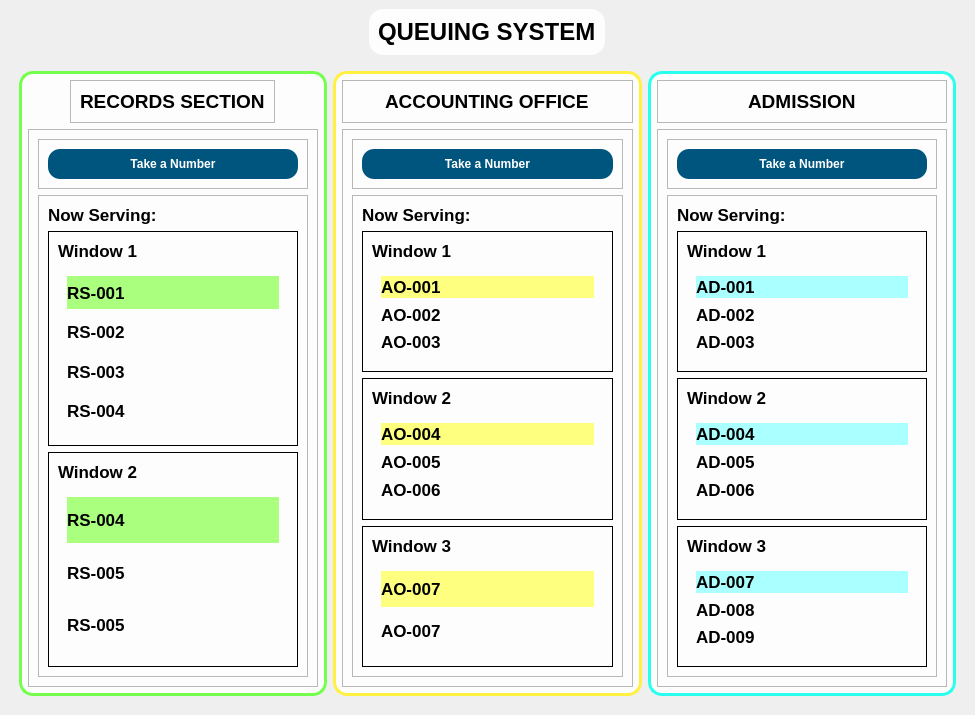
<?xml version="1.0" encoding="UTF-8"?>
<ui version="4.0">
 <class>MainWindow</class>
 <widget class="QMainWindow" name="MainWindow">
  <property name="geometry">
   <rect>
    <x>0</x>
    <y>0</y>
    <width>975</width>
    <height>715</height>
   </rect>
  </property>
  <property name="windowTitle">
   <string>MainWindow</string>
  </property>
  <widget class="QWidget" name="centralwidget">
   <property name="styleSheet">
    <string notr="true">#bottomframe {
	background: transparent;
}
#accounting, #records, #admission, #title{
	background: transparent;
	border-radius: 14px;	
	background-color: rgba(255, 255, 255, 220);
}
#records {
	border: 3px solid  rgb(115, 255, 76);
}
#accounting {
	border: 3px solid rgb(255, 240, 65);
}
#admission {
	border: 3px solid rgb(42, 255, 238);
}

#centralwidget {
	background: url(:/image/aisat-bg.jpg);
	background-position: bottom;
	background-size: cover;
}
#winsactg QLabel, #winsrs QLabel, #adwin QLabel{
	font-size: 17px;
	font-weight: 600;
}
#w1, #w2, #w3, 
#w1_2, #w2_2,
#w1_3, #w2_3, #w3_3 {
	border: 1px solid black;
}
#firstInLine, #firstInLine_2, #firstInLine_3 {	
	background-color: rgb(255, 255, 127);
}
#firstInLine_4, #firstInLine_5, #firstInLine_6 {
	background-color: rgb(170, 255, 255);
}
#firstInLine_7, #firstInLine_8 {
	background-color: rgb(170, 255, 127);
}
QPushButton {
	border: none;
	padding: 8px 0;
	background-color: rgb(0, 85, 127);
	color: white;
	font-size: 12px;
	font-weight: 600;
	border-radius: 12px;
}


</string>
   </property>
   <layout class="QVBoxLayout" name="verticalLayout">
    <item alignment="Qt::AlignHCenter">
     <widget class="QFrame" name="title">
      <property name="font">
       <font>
        <pointsize>20</pointsize>
        <weight>75</weight>
        <bold>true</bold>
       </font>
      </property>
      <property name="frameShape">
       <enum>QFrame::StyledPanel</enum>
      </property>
      <property name="frameShadow">
       <enum>QFrame::Raised</enum>
      </property>
      <layout class="QVBoxLayout" name="verticalLayout_2">
       <item alignment="Qt::AlignTop">
        <widget class="QLabel" name="label">
         <property name="font">
          <font>
           <pointsize>18</pointsize>
           <weight>75</weight>
           <bold>true</bold>
          </font>
         </property>
         <property name="text">
          <string>QUEUING SYSTEM</string>
         </property>
        </widget>
       </item>
      </layout>
     </widget>
    </item>
    <item>
     <widget class="QFrame" name="bottomframe">
      <property name="enabled">
       <bool>true</bool>
      </property>
      <property name="sizePolicy">
       <sizepolicy hsizetype="Preferred" vsizetype="Expanding">
        <horstretch>0</horstretch>
        <verstretch>0</verstretch>
       </sizepolicy>
      </property>
      <property name="frameShape">
       <enum>QFrame::StyledPanel</enum>
      </property>
      <property name="frameShadow">
       <enum>QFrame::Raised</enum>
      </property>
      <layout class="QHBoxLayout" name="horizontalLayout">
       <item>
        <widget class="QWidget" name="records" native="true">
         <property name="styleSheet">
          <string notr="true"/>
         </property>
         <layout class="QVBoxLayout" name="verticalLayout_3">
          <item alignment="Qt::AlignHCenter">
           <widget class="QFrame" name="frame">
            <property name="frameShape">
             <enum>QFrame::StyledPanel</enum>
            </property>
            <property name="frameShadow">
             <enum>QFrame::Raised</enum>
            </property>
            <layout class="QVBoxLayout" name="verticalLayout_4">
             <item alignment="Qt::AlignHCenter|Qt::AlignTop">
              <widget class="QLabel" name="label_2">
               <property name="font">
                <font>
                 <pointsize>14</pointsize>
                 <weight>75</weight>
                 <bold>true</bold>
                </font>
               </property>
               <property name="text">
                <string>RECORDS SECTION</string>
               </property>
              </widget>
             </item>
            </layout>
           </widget>
          </item>
          <item>
           <widget class="QFrame" name="frame_2">
            <property name="sizePolicy">
             <sizepolicy hsizetype="Preferred" vsizetype="MinimumExpanding">
              <horstretch>0</horstretch>
              <verstretch>0</verstretch>
             </sizepolicy>
            </property>
            <property name="frameShape">
             <enum>QFrame::StyledPanel</enum>
            </property>
            <property name="frameShadow">
             <enum>QFrame::Raised</enum>
            </property>
            <layout class="QVBoxLayout" name="verticalLayout_5">
             <item>
              <widget class="QFrame" name="frame_5">
               <property name="frameShape">
                <enum>QFrame::StyledPanel</enum>
               </property>
               <property name="frameShadow">
                <enum>QFrame::Raised</enum>
               </property>
               <layout class="QVBoxLayout" name="verticalLayout_10">
                <item>
                 <widget class="QPushButton" name="Recordbtn">
                  <property name="text">
                   <string>Take a Number</string>
                  </property>
                 </widget>
                </item>
               </layout>
              </widget>
             </item>
             <item>
              <widget class="QFrame" name="winsrs">
               <property name="sizePolicy">
                <sizepolicy hsizetype="Preferred" vsizetype="MinimumExpanding">
                 <horstretch>0</horstretch>
                 <verstretch>0</verstretch>
                </sizepolicy>
               </property>
               <property name="frameShape">
                <enum>QFrame::StyledPanel</enum>
               </property>
               <property name="frameShadow">
                <enum>QFrame::Raised</enum>
               </property>
               <layout class="QVBoxLayout" name="verticalLayout_9">
                <item>
                 <widget class="QLabel" name="label_4">
                  <property name="font">
                   <font>
                    <pointsize>-1</pointsize>
                    <weight>75</weight>
                    <bold>true</bold>
                   </font>
                  </property>
                  <property name="text">
                   <string>Now Serving: </string>
                  </property>
                 </widget>
                </item>
                <item>
                 <widget class="QFrame" name="w1_2">
                  <property name="frameShape">
                   <enum>QFrame::StyledPanel</enum>
                  </property>
                  <property name="frameShadow">
                   <enum>QFrame::Raised</enum>
                  </property>
                  <layout class="QVBoxLayout" name="verticalLayout_11">
                   <item alignment="Qt::AlignTop">
                    <widget class="QLabel" name="label_5">
                     <property name="font">
                      <font>
                       <pointsize>-1</pointsize>
                       <weight>75</weight>
                       <bold>true</bold>
                      </font>
                     </property>
                     <property name="text">
                      <string>Window 1</string>
                     </property>
                    </widget>
                   </item>
                   <item>
                    <widget class="QWidget" name="widget" native="true">
                     <property name="sizePolicy">
                      <sizepolicy hsizetype="Preferred" vsizetype="Expanding">
                       <horstretch>0</horstretch>
                       <verstretch>0</verstretch>
                      </sizepolicy>
                     </property>
                     <layout class="QVBoxLayout" name="verticalLayout_13">
                      <item>
                       <widget class="QLabel" name="firstInLine_7">
                        <property name="text">
                         <string>RS-001</string>
                        </property>
                       </widget>
                      </item>
                      <item>
                       <widget class="QLabel" name="label_8">
                        <property name="text">
                         <string>RS-002</string>
                        </property>
                       </widget>
                      </item>
                      <item>
                       <widget class="QLabel" name="label_13">
                        <property name="text">
                         <string>RS-003</string>
                        </property>
                       </widget>
                      </item>
                      <item>
                       <widget class="QLabel" name="label_9">
                        <property name="text">
                         <string>RS-004</string>
                        </property>
                       </widget>
                      </item>
                     </layout>
                    </widget>
                   </item>
                  </layout>
                 </widget>
                </item>
                <item>
                 <widget class="QFrame" name="w2_2">
                  <property name="frameShape">
                   <enum>QFrame::StyledPanel</enum>
                  </property>
                  <property name="frameShadow">
                   <enum>QFrame::Raised</enum>
                  </property>
                  <layout class="QVBoxLayout" name="verticalLayout_12">
                   <item alignment="Qt::AlignTop">
                    <widget class="QLabel" name="label_6">
                     <property name="font">
                      <font>
                       <pointsize>-1</pointsize>
                       <weight>75</weight>
                       <bold>true</bold>
                      </font>
                     </property>
                     <property name="text">
                      <string>Window 2</string>
                     </property>
                    </widget>
                   </item>
                   <item>
                    <widget class="QWidget" name="widget_4" native="true">
                     <property name="sizePolicy">
                      <sizepolicy hsizetype="Preferred" vsizetype="MinimumExpanding">
                       <horstretch>0</horstretch>
                       <verstretch>0</verstretch>
                      </sizepolicy>
                     </property>
                     <layout class="QVBoxLayout" name="verticalLayout_14">
                      <item>
                       <widget class="QLabel" name="firstInLine_8">
                        <property name="text">
                         <string>RS-004</string>
                        </property>
                       </widget>
                      </item>
                      <item>
                       <widget class="QLabel" name="label_12">
                        <property name="text">
                         <string>RS-005</string>
                        </property>
                       </widget>
                      </item>
                      <item>
                       <widget class="QLabel" name="label_11">
                        <property name="text">
                         <string>RS-005</string>
                        </property>
                       </widget>
                      </item>
                     </layout>
                    </widget>
                   </item>
                  </layout>
                 </widget>
                </item>
               </layout>
              </widget>
             </item>
            </layout>
           </widget>
          </item>
         </layout>
        </widget>
       </item>
       <item>
        <widget class="QWidget" name="accounting" native="true">
         <layout class="QVBoxLayout" name="verticalLayout_6">
          <item>
           <widget class="QFrame" name="frame_3">
            <property name="frameShape">
             <enum>QFrame::StyledPanel</enum>
            </property>
            <property name="frameShadow">
             <enum>QFrame::Raised</enum>
            </property>
            <layout class="QVBoxLayout" name="verticalLayout_7">
             <item alignment="Qt::AlignHCenter|Qt::AlignTop">
              <widget class="QLabel" name="label_3">
               <property name="font">
                <font>
                 <pointsize>14</pointsize>
                 <weight>75</weight>
                 <bold>true</bold>
                </font>
               </property>
               <property name="text">
                <string>ACCOUNTING OFFICE</string>
               </property>
              </widget>
             </item>
            </layout>
           </widget>
          </item>
          <item>
           <widget class="QFrame" name="frame_4">
            <property name="sizePolicy">
             <sizepolicy hsizetype="Preferred" vsizetype="MinimumExpanding">
              <horstretch>0</horstretch>
              <verstretch>0</verstretch>
             </sizepolicy>
            </property>
            <property name="frameShape">
             <enum>QFrame::StyledPanel</enum>
            </property>
            <property name="frameShadow">
             <enum>QFrame::Raised</enum>
            </property>
            <layout class="QVBoxLayout" name="verticalLayout_8">
             <item>
              <widget class="QFrame" name="frame_9">
               <property name="frameShape">
                <enum>QFrame::StyledPanel</enum>
               </property>
               <property name="frameShadow">
                <enum>QFrame::Raised</enum>
               </property>
               <layout class="QVBoxLayout" name="verticalLayout_15">
                <item>
                 <widget class="QPushButton" name="Accountingbtn">
                  <property name="text">
                   <string>Take a Number</string>
                  </property>
                 </widget>
                </item>
               </layout>
              </widget>
             </item>
             <item>
              <widget class="QFrame" name="winsactg">
               <property name="sizePolicy">
                <sizepolicy hsizetype="Preferred" vsizetype="Expanding">
                 <horstretch>0</horstretch>
                 <verstretch>0</verstretch>
                </sizepolicy>
               </property>
               <property name="frameShape">
                <enum>QFrame::StyledPanel</enum>
               </property>
               <property name="frameShadow">
                <enum>QFrame::Raised</enum>
               </property>
               <layout class="QVBoxLayout" name="verticalLayout_16">
                <item>
                 <widget class="QLabel" name="label_14">
                  <property name="font">
                   <font>
                    <pointsize>-1</pointsize>
                    <weight>75</weight>
                    <bold>true</bold>
                   </font>
                  </property>
                  <property name="text">
                   <string>Now Serving:</string>
                  </property>
                 </widget>
                </item>
                <item>
                 <widget class="QFrame" name="w1">
                  <property name="frameShape">
                   <enum>QFrame::StyledPanel</enum>
                  </property>
                  <property name="frameShadow">
                   <enum>QFrame::Raised</enum>
                  </property>
                  <layout class="QVBoxLayout" name="verticalLayout_17">
                   <item alignment="Qt::AlignTop">
                    <widget class="QLabel" name="label_15">
                     <property name="font">
                      <font>
                       <pointsize>-1</pointsize>
                       <weight>75</weight>
                       <bold>true</bold>
                      </font>
                     </property>
                     <property name="text">
                      <string>Window 1</string>
                     </property>
                    </widget>
                   </item>
                   <item>
                    <widget class="QWidget" name="widget_2" native="true">
                     <property name="sizePolicy">
                      <sizepolicy hsizetype="Preferred" vsizetype="Expanding">
                       <horstretch>0</horstretch>
                       <verstretch>0</verstretch>
                      </sizepolicy>
                     </property>
                     <layout class="QVBoxLayout" name="verticalLayout_20">
                      <item>
                       <widget class="QLabel" name="firstInLine">
                        <property name="text">
                         <string>AO-001</string>
                        </property>
                       </widget>
                      </item>
                      <item>
                       <widget class="QLabel" name="label_20">
                        <property name="text">
                         <string>AO-002</string>
                        </property>
                       </widget>
                      </item>
                      <item>
                       <widget class="QLabel" name="label_19">
                        <property name="text">
                         <string>AO-003</string>
                        </property>
                       </widget>
                      </item>
                     </layout>
                    </widget>
                   </item>
                  </layout>
                 </widget>
                </item>
                <item>
                 <widget class="QFrame" name="w2">
                  <property name="frameShape">
                   <enum>QFrame::StyledPanel</enum>
                  </property>
                  <property name="frameShadow">
                   <enum>QFrame::Raised</enum>
                  </property>
                  <layout class="QVBoxLayout" name="verticalLayout_19">
                   <item>
                    <widget class="QLabel" name="label_17">
                     <property name="font">
                      <font>
                       <pointsize>-1</pointsize>
                       <weight>75</weight>
                       <bold>true</bold>
                      </font>
                     </property>
                     <property name="text">
                      <string>Window 2</string>
                     </property>
                    </widget>
                   </item>
                   <item>
                    <widget class="QWidget" name="widget_6" native="true">
                     <property name="sizePolicy">
                      <sizepolicy hsizetype="Preferred" vsizetype="Expanding">
                       <horstretch>0</horstretch>
                       <verstretch>0</verstretch>
                      </sizepolicy>
                     </property>
                     <layout class="QVBoxLayout" name="verticalLayout_21">
                      <item>
                       <widget class="QLabel" name="firstInLine_2">
                        <property name="text">
                         <string>AO-004</string>
                        </property>
                       </widget>
                      </item>
                      <item>
                       <widget class="QLabel" name="label_21">
                        <property name="text">
                         <string>AO-005</string>
                        </property>
                       </widget>
                      </item>
                      <item>
                       <widget class="QLabel" name="label_22">
                        <property name="text">
                         <string>AO-006</string>
                        </property>
                       </widget>
                      </item>
                     </layout>
                    </widget>
                   </item>
                  </layout>
                 </widget>
                </item>
                <item>
                 <widget class="QFrame" name="w3">
                  <property name="frameShape">
                   <enum>QFrame::StyledPanel</enum>
                  </property>
                  <property name="frameShadow">
                   <enum>QFrame::Raised</enum>
                  </property>
                  <layout class="QVBoxLayout" name="verticalLayout_18">
                   <item alignment="Qt::AlignTop">
                    <widget class="QLabel" name="label_16">
                     <property name="font">
                      <font>
                       <pointsize>-1</pointsize>
                       <weight>75</weight>
                       <bold>true</bold>
                      </font>
                     </property>
                     <property name="text">
                      <string>Window 3</string>
                     </property>
                    </widget>
                   </item>
                   <item>
                    <widget class="QWidget" name="widget_5" native="true">
                     <property name="sizePolicy">
                      <sizepolicy hsizetype="Preferred" vsizetype="Expanding">
                       <horstretch>0</horstretch>
                       <verstretch>0</verstretch>
                      </sizepolicy>
                     </property>
                     <layout class="QVBoxLayout" name="verticalLayout_22">
                      <item>
                       <widget class="QLabel" name="firstInLine_3">
                        <property name="text">
                         <string>AO-007</string>
                        </property>
                       </widget>
                      </item>
                      <item>
                       <widget class="QLabel" name="label_25">
                        <property name="text">
                         <string>AO-007</string>
                        </property>
                       </widget>
                      </item>
                     </layout>
                    </widget>
                   </item>
                  </layout>
                 </widget>
                </item>
               </layout>
              </widget>
             </item>
            </layout>
           </widget>
          </item>
         </layout>
        </widget>
       </item>
       <item>
        <widget class="QWidget" name="admission" native="true">
         <layout class="QVBoxLayout" name="verticalLayout_23">
          <item>
           <widget class="QFrame" name="frame_6">
            <property name="frameShape">
             <enum>QFrame::StyledPanel</enum>
            </property>
            <property name="frameShadow">
             <enum>QFrame::Raised</enum>
            </property>
            <layout class="QVBoxLayout" name="verticalLayout_24">
             <item alignment="Qt::AlignHCenter|Qt::AlignTop">
              <widget class="QLabel" name="label_18">
               <property name="font">
                <font>
                 <pointsize>14</pointsize>
                 <weight>75</weight>
                 <bold>true</bold>
                </font>
               </property>
               <property name="text">
                <string>ADMISSION</string>
               </property>
              </widget>
             </item>
            </layout>
           </widget>
          </item>
          <item>
           <widget class="QFrame" name="admissionframe">
            <property name="sizePolicy">
             <sizepolicy hsizetype="Preferred" vsizetype="Expanding">
              <horstretch>0</horstretch>
              <verstretch>0</verstretch>
             </sizepolicy>
            </property>
            <property name="frameShape">
             <enum>QFrame::StyledPanel</enum>
            </property>
            <property name="frameShadow">
             <enum>QFrame::Raised</enum>
            </property>
            <layout class="QVBoxLayout" name="verticalLayout_25">
             <item>
              <widget class="QFrame" name="frame_8">
               <property name="frameShape">
                <enum>QFrame::StyledPanel</enum>
               </property>
               <property name="frameShadow">
                <enum>QFrame::Raised</enum>
               </property>
               <layout class="QVBoxLayout" name="verticalLayout_26">
                <item>
                 <widget class="QPushButton" name="Admissionbtn">
                  <property name="text">
                   <string>Take a Number</string>
                  </property>
                 </widget>
                </item>
               </layout>
              </widget>
             </item>
             <item>
              <widget class="QFrame" name="adwin">
               <property name="sizePolicy">
                <sizepolicy hsizetype="Preferred" vsizetype="Expanding">
                 <horstretch>0</horstretch>
                 <verstretch>0</verstretch>
                </sizepolicy>
               </property>
               <property name="frameShape">
                <enum>QFrame::StyledPanel</enum>
               </property>
               <property name="frameShadow">
                <enum>QFrame::Raised</enum>
               </property>
               <layout class="QVBoxLayout" name="verticalLayout_27">
                <item>
                 <widget class="QLabel" name="label_23">
                  <property name="font">
                   <font>
                    <pointsize>-1</pointsize>
                    <weight>75</weight>
                    <bold>true</bold>
                   </font>
                  </property>
                  <property name="text">
                   <string>Now Serving: </string>
                  </property>
                 </widget>
                </item>
                <item>
                 <widget class="QFrame" name="w1_3">
                  <property name="frameShape">
                   <enum>QFrame::StyledPanel</enum>
                  </property>
                  <property name="frameShadow">
                   <enum>QFrame::Raised</enum>
                  </property>
                  <layout class="QVBoxLayout" name="verticalLayout_28">
                   <item alignment="Qt::AlignTop">
                    <widget class="QLabel" name="label_24">
                     <property name="text">
                      <string>Window 1</string>
                     </property>
                    </widget>
                   </item>
                   <item>
                    <widget class="QWidget" name="widget_3" native="true">
                     <property name="sizePolicy">
                      <sizepolicy hsizetype="Preferred" vsizetype="Expanding">
                       <horstretch>0</horstretch>
                       <verstretch>0</verstretch>
                      </sizepolicy>
                     </property>
                     <layout class="QVBoxLayout" name="verticalLayout_31">
                      <item>
                       <widget class="QLabel" name="firstInLine_4">
                        <property name="text">
                         <string>AD-001</string>
                        </property>
                       </widget>
                      </item>
                      <item>
                       <widget class="QLabel" name="label_30">
                        <property name="text">
                         <string>AD-002</string>
                        </property>
                       </widget>
                      </item>
                      <item>
                       <widget class="QLabel" name="label_29">
                        <property name="text">
                         <string>AD-003</string>
                        </property>
                       </widget>
                      </item>
                     </layout>
                    </widget>
                   </item>
                  </layout>
                 </widget>
                </item>
                <item>
                 <widget class="QFrame" name="w2_3">
                  <property name="frameShape">
                   <enum>QFrame::StyledPanel</enum>
                  </property>
                  <property name="frameShadow">
                   <enum>QFrame::Raised</enum>
                  </property>
                  <layout class="QVBoxLayout" name="verticalLayout_29">
                   <item alignment="Qt::AlignTop">
                    <widget class="QLabel" name="label_26">
                     <property name="text">
                      <string>Window 2</string>
                     </property>
                    </widget>
                   </item>
                   <item>
                    <widget class="QWidget" name="widget_7" native="true">
                     <property name="sizePolicy">
                      <sizepolicy hsizetype="Preferred" vsizetype="Expanding">
                       <horstretch>0</horstretch>
                       <verstretch>0</verstretch>
                      </sizepolicy>
                     </property>
                     <layout class="QVBoxLayout" name="verticalLayout_32">
                      <item>
                       <widget class="QLabel" name="firstInLine_5">
                        <property name="text">
                         <string>AD-004</string>
                        </property>
                       </widget>
                      </item>
                      <item>
                       <widget class="QLabel" name="label_32">
                        <property name="text">
                         <string>AD-005</string>
                        </property>
                       </widget>
                      </item>
                      <item>
                       <widget class="QLabel" name="label_33">
                        <property name="text">
                         <string>AD-006</string>
                        </property>
                       </widget>
                      </item>
                     </layout>
                    </widget>
                   </item>
                  </layout>
                 </widget>
                </item>
                <item>
                 <widget class="QFrame" name="w3_3">
                  <property name="frameShape">
                   <enum>QFrame::StyledPanel</enum>
                  </property>
                  <property name="frameShadow">
                   <enum>QFrame::Raised</enum>
                  </property>
                  <layout class="QVBoxLayout" name="verticalLayout_30">
                   <item>
                    <widget class="QLabel" name="label_27">
                     <property name="text">
                      <string>Window 3</string>
                     </property>
                    </widget>
                   </item>
                   <item>
                    <widget class="QWidget" name="widget_8" native="true">
                     <property name="sizePolicy">
                      <sizepolicy hsizetype="Preferred" vsizetype="Expanding">
                       <horstretch>0</horstretch>
                       <verstretch>0</verstretch>
                      </sizepolicy>
                     </property>
                     <layout class="QVBoxLayout" name="verticalLayout_33">
                      <item>
                       <widget class="QLabel" name="firstInLine_6">
                        <property name="text">
                         <string>AD-007</string>
                        </property>
                       </widget>
                      </item>
                      <item>
                       <widget class="QLabel" name="label_34">
                        <property name="text">
                         <string>AD-008</string>
                        </property>
                       </widget>
                      </item>
                      <item>
                       <widget class="QLabel" name="label_36">
                        <property name="text">
                         <string>AD-009</string>
                        </property>
                       </widget>
                      </item>
                     </layout>
                    </widget>
                   </item>
                  </layout>
                 </widget>
                </item>
               </layout>
              </widget>
             </item>
            </layout>
           </widget>
          </item>
         </layout>
        </widget>
       </item>
      </layout>
     </widget>
    </item>
   </layout>
  </widget>
 </widget>
 <resources>
  <include location="assets.qrc"/>
 </resources>
 <connections/>
</ui>
